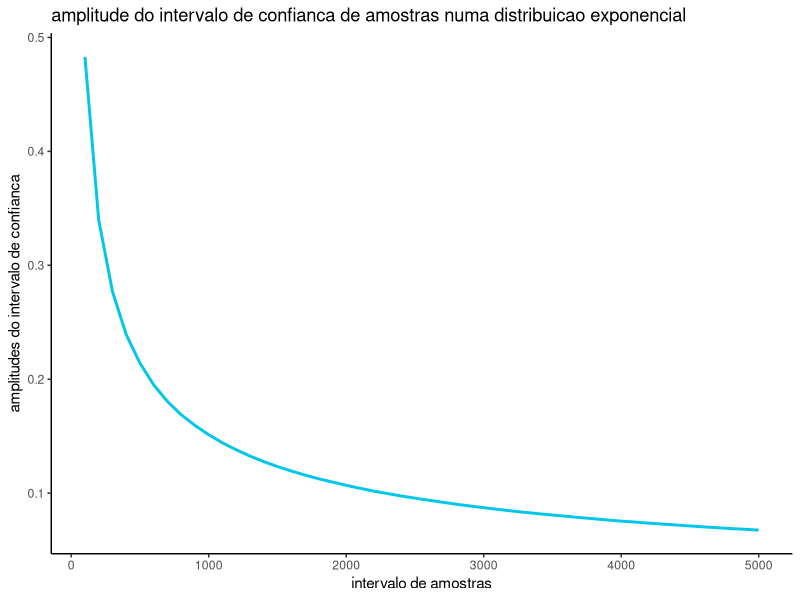

This figure's R source:
library(ggplot2)

seed = 284
m = 1000
n <- seq(100, 5000, by = 100)
lambda = 1.27
gama = 0.94

set.seed(seed)

soma = 0
Ma = c()
a = qnorm((1+gama)/2)


for (i in 1:50){
  for (j in 1:m){
    data = rexp(n[i],lambda)    

    media = mean(data)
    
    inf = (1 - a/sqrt(n[i]))/media
    sup = (1 + a/sqrt(n[i]))/media
    amplitude = abs(sup - inf)
    soma = soma + amplitude
  }
  media2 = soma/m
  Ma[i] = media2
  soma = 0
}

df = data.frame(Ma,n)

ggplot(df,aes(x=n,y=Ma),color = "red",fill = "black") +
  geom_line(size = 1, color = "#00C6EA") +
  labs(title="amplitude do intervalo de confianca de amostras numa distribuicao exponencial",
       x="intervalo de amostras",
       y="amplitudes do intervalo de confianca")+
  theme_classic()
